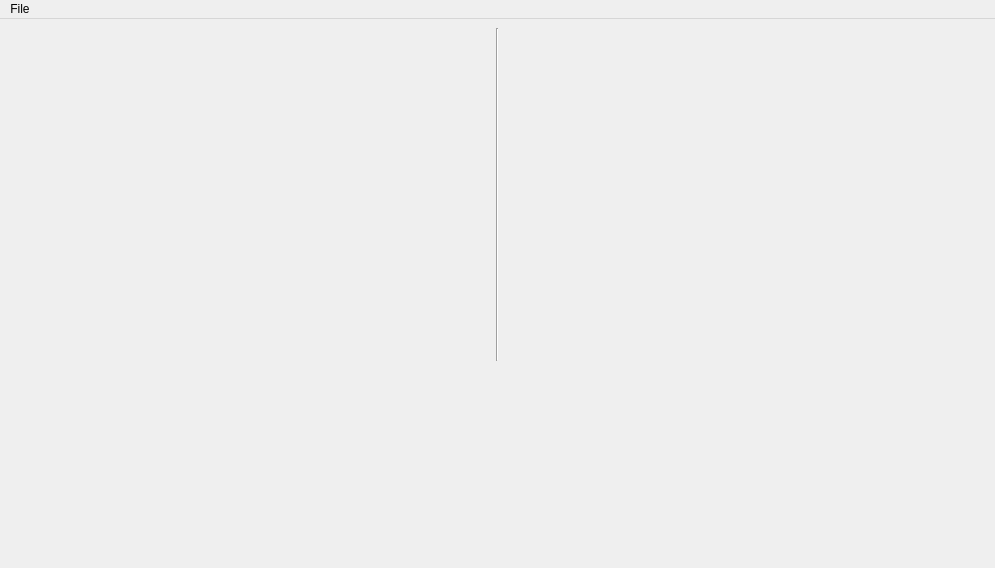
<?xml version="1.0" encoding="UTF-8"?>
<ui version="4.0">
 <class>FMWidget</class>
 <widget class="QMainWindow" name="FMWidget">
  <property name="geometry">
   <rect>
    <x>0</x>
    <y>0</y>
    <width>995</width>
    <height>568</height>
   </rect>
  </property>
  <property name="windowTitle">
   <string>MainWindow</string>
  </property>
  <widget class="QWidget" name="centralwidget">
   <layout class="QGridLayout" name="gridLayout">
    <item row="0" column="0">
     <widget class="OperatorWidget" name="operatorWidget1" native="true"/>
    </item>
    <item row="0" column="1" rowspan="4">
     <widget class="Line" name="line">
      <property name="orientation">
       <enum>Qt::Vertical</enum>
      </property>
     </widget>
    </item>
    <item row="0" column="2" rowspan="4">
     <widget class="AlgorithmWidget" name="algorithmWidget" native="true"/>
    </item>
    <item row="1" column="0">
     <widget class="OperatorWidget" name="operatorWidget2" native="true"/>
    </item>
    <item row="2" column="0">
     <widget class="OperatorWidget" name="operatorWidget3" native="true"/>
    </item>
    <item row="3" column="0">
     <widget class="OperatorWidget" name="operatorWidget4" native="true"/>
    </item>
    <item row="4" column="0" colspan="3">
     <widget class="PianoWidget" name="pianoWidget" native="true">
      <property name="minimumSize">
       <size>
        <width>0</width>
        <height>192</height>
       </size>
      </property>
     </widget>
    </item>
   </layout>
  </widget>
  <widget class="QMenuBar" name="menubar">
   <property name="geometry">
    <rect>
     <x>0</x>
     <y>0</y>
     <width>995</width>
     <height>20</height>
    </rect>
   </property>
   <widget class="QMenu" name="menuFile">
    <property name="title">
     <string>File</string>
    </property>
    <addaction name="actionNew"/>
    <addaction name="separator"/>
    <addaction name="actionOpen"/>
    <addaction name="actionSave"/>
   </widget>
   <addaction name="menuFile"/>
  </widget>
  <action name="actionNew">
   <property name="text">
    <string>New</string>
   </property>
  </action>
  <action name="actionOpen">
   <property name="text">
    <string>Open</string>
   </property>
  </action>
  <action name="actionSave">
   <property name="text">
    <string>Save</string>
   </property>
  </action>
 </widget>
 <customwidgets>
  <customwidget>
   <class>OperatorWidget</class>
   <extends>QWidget</extends>
   <header>fmwidget/operatorwidget.h</header>
   <container>1</container>
  </customwidget>
  <customwidget>
   <class>AlgorithmWidget</class>
   <extends>QWidget</extends>
   <header>fmwidget/algorithmwidget.h</header>
   <container>1</container>
  </customwidget>
  <customwidget>
   <class>PianoWidget</class>
   <extends>QWidget</extends>
   <header>fmwidget/pianowidget.h</header>
   <container>1</container>
  </customwidget>
 </customwidgets>
 <resources/>
 <connections/>
</ui>
